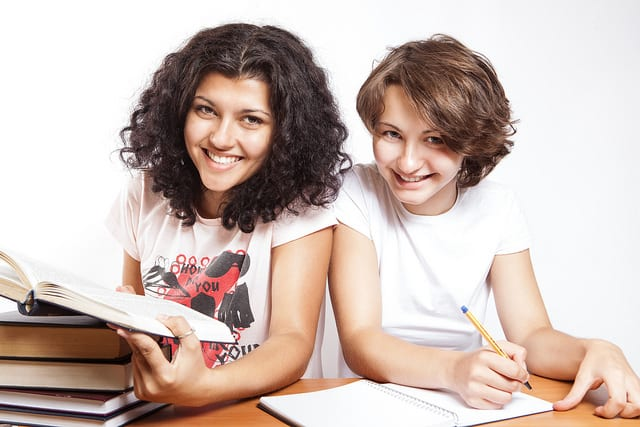
#> input picture images/test1.jpg, 640 x 427 px
$ python face_recognition_opencv.py
#> lines starting #> are read from the running program, lines starting #| are printed output that depends on the picture
from cv2.cv2 import CascadeClassifier, imread, rectangle, imshow, waitKey, destroyAllWindows

# load the pre-trained model
classifier = CascadeClassifier('../utilities/haarcascade_frontalface_default.xml')


# Show function
def showBoxesOnImage(faces, image):
    # print bounding box for each detected face
    for box in faces:
        print(box)
    # print bounding box for each detected face
    for box in faces:
        # extract
        x, y, width, height = box
        x2, y2 = x + width, y + height
        # draw a rectangle over the pixels
        rectangle(image, (x, y), (x2, y2), (0, 0, 255), 1)
    # show the image
    imshow('face detection', image)
    # keep the window open until we press a key
    waitKey(0)
    # close the window
    destroyAllWindows()


# ---------------------------First image---------------------------
# load the photograph
pixels = imread('../images/test1.jpg')
#> pixels is the input picture: shape (427, 640, 3); mean B, G, R 179.7, 186.7, 203.9
# perform face detection
boxes = classifier.detectMultiScale(pixels)
#> boxes = [[173, 74, 108, 108], [363, 104, 97, 97]]
showBoxesOnImage(boxes, pixels)
#> the loop in showBoxesOnImage, `for box in faces:` made 2 passes
#| [173  74 108 108]
#| [363 104  97  97]
#> the loop in showBoxesOnImage, `for box in faces:` made 2 passes
#> (x, y, width, height, x2, y2) on passes 1 to 2: (173, 74, 108, 108, 281, 182), (363, 104, 97, 97, 460, 201)
# -----------------------------------------------------------------

# ---------------------------Second image---------------------------
# load the photograph
pixels = imread('../images/test2.jpg')
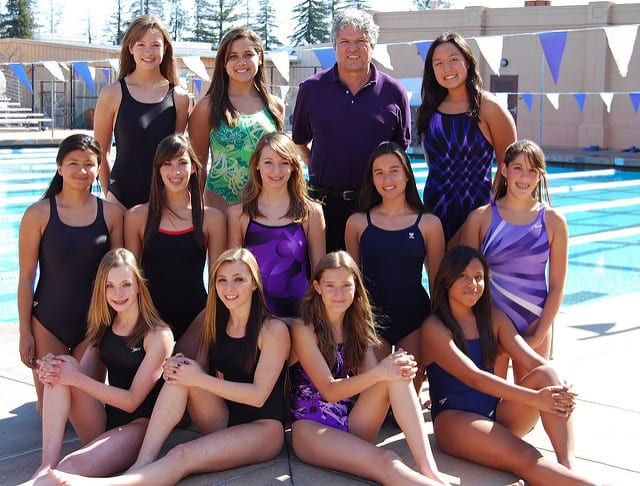
#> input picture images/test2.jpg, 640 x 486 px
#> pixels is the input picture: shape (486, 640, 3); mean B, G, R 118.6, 113.3, 130.8
# perform face detection
boxes = classifier.detectMultiScale(pixels, 1.05, 8)
#> boxes = [[336, 30, 33, 33], [428, 48, 39, 39], [453, 263, 38, 38], [219, 40, 42, 42], [366, 156, 44, 44], [208, 264, 46, 46], [128, 30, 40, 40], [254, 146, 44, 44], [316, 269, 44, 44], [97, 267, 50, 50]]
showBoxesOnImage(boxes, pixels)
#> the loop in showBoxesOnImage (call 2), `for box in faces:` made 10 passes
#| [336  30  33  33]
#| [428  48  39  39]
#| [453 263  38  38]
#| [219  40  42  42]
#| [366 156  44  44]
#| [208 264  46  46]
#| [128  30  40  40]
#| [254 146  44  44]
#> (further printed lines are left out)
#> the loop in showBoxesOnImage (call 2), `for box in faces:` made 10 passes
#> (x, y, width, height, x2, y2) on passes 1 to 10: (336, 30, 33, 33, 369, 63), (428, 48, 39, 39, 467, 87), (453, 263, 38, 38, 491, 301), (219, 40, 42, 42, 261, 82), (366, 156, 44, 44, 410, 200), (208, 264, 46, 46, 254, 310), (128, 30, 40, 40, 168, 70), (254, 146, 44, 44, 298, 190), (316, 269, 44, 44, 360, 313), (97, 267, 50, 50, 147, 317)
# -----------------------------------------------------------------

# ---------------------------Third image---------------------------
# load the photograph
pixels = imread('../images/test3.jpg')
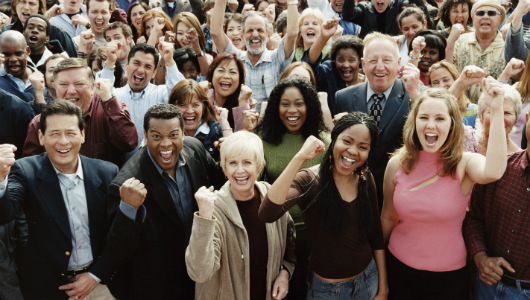
#> input picture images/test3.jpg, 530 x 300 px
#> pixels is the input picture: shape (300, 530, 3); mean B, G, R 78.9, 88.2, 102.9
# perform face detection
boxes = classifier.detectMultiScale(pixels, 1.02, 6)
#> boxes = 17 rows, first 6: [86, 2, 27, 27], [470, 1, 32, 32], [22, 16, 28, 28], [242, 20, 27, 27], [174, 94, 32, 32], [331, 48, 31, 31]
showBoxesOnImage(boxes, pixels)
#> the loop in showBoxesOnImage (call 3), `for box in faces:` made 17 passes
#> box on passes 1 to 12: [86, 2, 27, 27], [470, 1, 32, 32], [22, 16, 28, 28], [242, 20, 27, 27], [174, 94, 32, 32], [331, 48, 31, 31], [211, 60, 31, 31], [126, 52, 33, 33], [274, 90, 36, 36], [105, 25, 32, 32], [220, 148, 41, 41], [40, 116, 46, 46]
#| [86  2 27 27]
#| [470   1  32  32]
#| [22 16 28 28]
#| [242  20  27  27]
#| [174  94  32  32]
#| [331  48  31  31]
#| [211  60  31  31]
#| [126  52  33  33]
#> (further printed lines are left out)
#> the loop in showBoxesOnImage (call 3), `for box in faces:` made 17 passes
#> (x, y, width, height, x2, y2) on passes 1 to 12: (86, 2, 27, 27, 113, 29), (470, 1, 32, 32, 502, 33), (22, 16, 28, 28, 50, 44), (242, 20, 27, 27, 269, 47), (174, 94, 32, 32, 206, 126), (331, 48, 31, 31, 362, 79), (211, 60, 31, 31, 242, 91), (126, 52, 33, 33, 159, 85), (274, 90, 36, 36, 310, 126), (105, 25, 32, 32, 137, 57), (220, 148, 41, 41, 261, 189), (40, 116, 46, 46, 86, 162)
#> after the loop in showBoxesOnImage (call 3), `for box in faces:`:
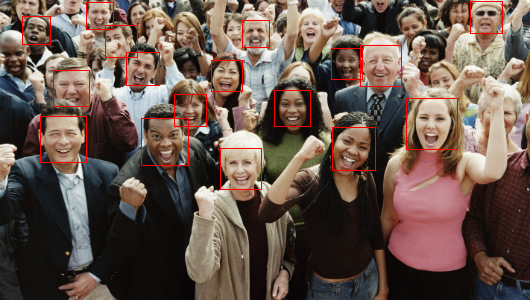
#> image: shape (300, 530, 3); mean B, G, R 77.6, 86.6, 105
# -----------------------------------------------------------------
